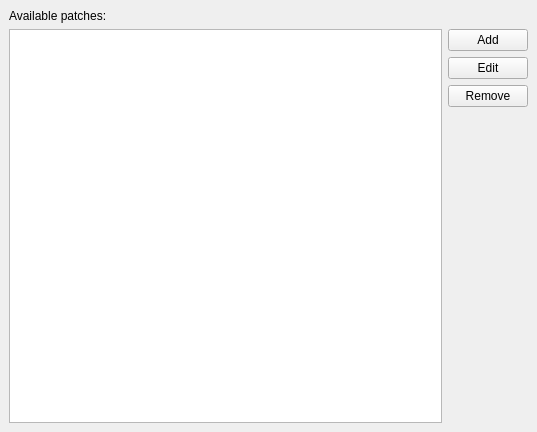
<ui version="4.0" >
 <class>ManagePatches</class>
 <widget class="QWidget" name="ManagePatches" >
  <property name="geometry" >
   <rect>
    <x>0</x>
    <y>0</y>
    <width>537</width>
    <height>432</height>
   </rect>
  </property>
  <property name="windowTitle" >
   <string>Manage Patches</string>
  </property>
  <layout class="QGridLayout" >
   <property name="leftMargin" >
    <number>9</number>
   </property>
   <property name="topMargin" >
    <number>9</number>
   </property>
   <property name="rightMargin" >
    <number>9</number>
   </property>
   <property name="bottomMargin" >
    <number>9</number>
   </property>
   <property name="horizontalSpacing" >
    <number>6</number>
   </property>
   <property name="verticalSpacing" >
    <number>6</number>
   </property>
   <item row="0" column="0" >
    <layout class="QVBoxLayout" >
     <property name="spacing" >
      <number>6</number>
     </property>
     <property name="leftMargin" >
      <number>0</number>
     </property>
     <property name="topMargin" >
      <number>0</number>
     </property>
     <property name="rightMargin" >
      <number>0</number>
     </property>
     <property name="bottomMargin" >
      <number>0</number>
     </property>
     <item>
      <widget class="QLabel" name="label" >
       <property name="text" >
        <string>Available patches:</string>
       </property>
      </widget>
     </item>
     <item>
      <layout class="QHBoxLayout" >
       <property name="spacing" >
        <number>6</number>
       </property>
       <property name="leftMargin" >
        <number>0</number>
       </property>
       <property name="topMargin" >
        <number>0</number>
       </property>
       <property name="rightMargin" >
        <number>0</number>
       </property>
       <property name="bottomMargin" >
        <number>0</number>
       </property>
       <item>
        <widget class="QTreeView" name="patchesList" />
       </item>
       <item>
        <layout class="QVBoxLayout" >
         <property name="spacing" >
          <number>6</number>
         </property>
         <property name="leftMargin" >
          <number>0</number>
         </property>
         <property name="topMargin" >
          <number>0</number>
         </property>
         <property name="rightMargin" >
          <number>0</number>
         </property>
         <property name="bottomMargin" >
          <number>0</number>
         </property>
         <item>
          <widget class="QPushButton" name="add" >
           <property name="text" >
            <string>Add</string>
           </property>
          </widget>
         </item>
         <item>
          <widget class="QPushButton" name="edit" >
           <property name="text" >
            <string>Edit</string>
           </property>
          </widget>
         </item>
         <item>
          <widget class="QPushButton" name="remove" >
           <property name="text" >
            <string>Remove</string>
           </property>
          </widget>
         </item>
         <item>
          <spacer>
           <property name="orientation" >
            <enum>Qt::Vertical</enum>
           </property>
           <property name="sizeHint" >
            <size>
             <width>20</width>
             <height>231</height>
            </size>
           </property>
          </spacer>
         </item>
        </layout>
       </item>
      </layout>
     </item>
    </layout>
   </item>
  </layout>
 </widget>
 <resources/>
 <connections/>
</ui>
